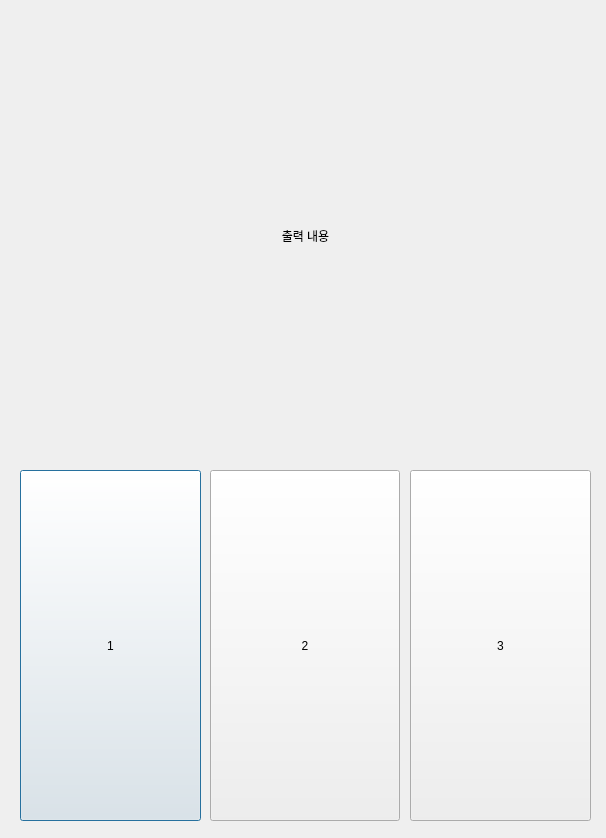
<?xml version="1.0" encoding="UTF-8"?>
<ui version="4.0">
 <class>Dialog</class>
 <widget class="QDialog" name="Dialog">
  <property name="geometry">
   <rect>
    <x>0</x>
    <y>0</y>
    <width>606</width>
    <height>838</height>
   </rect>
  </property>
  <property name="windowTitle">
   <string>Dialog</string>
  </property>
  <widget class="QPushButton" name="pushButton">
   <property name="geometry">
    <rect>
     <x>20</x>
     <y>470</y>
     <width>181</width>
     <height>351</height>
    </rect>
   </property>
   <property name="text">
    <string>1</string>
   </property>
  </widget>
  <widget class="QPushButton" name="pushButton_2">
   <property name="geometry">
    <rect>
     <x>410</x>
     <y>470</y>
     <width>181</width>
     <height>351</height>
    </rect>
   </property>
   <property name="text">
    <string>3</string>
   </property>
  </widget>
  <widget class="QPushButton" name="pushButton_3">
   <property name="geometry">
    <rect>
     <x>210</x>
     <y>470</y>
     <width>190</width>
     <height>351</height>
    </rect>
   </property>
   <property name="text">
    <string>2</string>
   </property>
  </widget>
  <widget class="QLabel" name="label">
   <property name="geometry">
    <rect>
     <x>40</x>
     <y>40</y>
     <width>531</width>
     <height>391</height>
    </rect>
   </property>
   <property name="text">
    <string>출력 내용</string>
   </property>
   <property name="alignment">
    <set>Qt::AlignCenter</set>
   </property>
  </widget>
 </widget>
 <resources/>
 <connections>
  <connection>
   <sender>pushButton</sender>
   <signal>clicked()</signal>
   <receiver>Dialog</receiver>
   <slot>slot1()</slot>
   <hints>
    <hint type="sourcelabel">
     <x>185</x>
     <y>625</y>
    </hint>
    <hint type="destinationlabel">
     <x>95</x>
     <y>834</y>
    </hint>
   </hints>
  </connection>
  <connection>
   <sender>pushButton_3</sender>
   <signal>clicked()</signal>
   <receiver>Dialog</receiver>
   <slot>slot2()</slot>
   <hints>
    <hint type="sourcelabel">
     <x>292</x>
     <y>699</y>
    </hint>
    <hint type="destinationlabel">
     <x>295</x>
     <y>828</y>
    </hint>
   </hints>
  </connection>
  <connection>
   <sender>pushButton_2</sender>
   <signal>clicked()</signal>
   <receiver>Dialog</receiver>
   <slot>slot3()</slot>
   <hints>
    <hint type="sourcelabel">
     <x>540</x>
     <y>690</y>
    </hint>
    <hint type="destinationlabel">
     <x>502</x>
     <y>828</y>
    </hint>
   </hints>
  </connection>
 </connections>
 <slots>
  <slot>slot1()</slot>
  <slot>slot2()</slot>
  <slot>slot3()</slot>
 </slots>
</ui>
